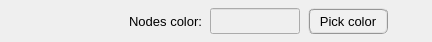
              <widget class="QFrame" name="frame_8">
               <property name="minimumSize">
                <size>
                 <width>320</width>
                 <height>42</height>
                </size>
               </property>
               <property name="maximumSize">
                <size>
                 <width>500</width>
                 <height>42</height>
                </size>
               </property>
               <property name="frameShape">
                <enum>QFrame::NoFrame</enum>
               </property>
               <property name="frameShadow">
                <enum>QFrame::Raised</enum>
               </property>
               <layout class="QGridLayout" name="gridLayout_7">
                <property name="leftMargin">
                 <number>4</number>
                </property>
                <property name="topMargin">
                 <number>4</number>
                </property>
                <property name="rightMargin">
                 <number>4</number>
                </property>
                <property name="bottomMargin">
                 <number>4</number>
                </property>
                <property name="horizontalSpacing">
                 <number>8</number>
                </property>
                <property name="verticalSpacing">
                 <number>4</number>
                </property>
                <item row="0" column="2">
                 <widget class="QLineEdit" name="lineEdit_nodes_color">
                  <property name="enabled">
                   <bool>false</bool>
                  </property>
                  <property name="minimumSize">
                   <size>
                    <width>90</width>
                    <height>26</height>
                   </size>
                  </property>
                  <property name="maximumSize">
                   <size>
                    <width>90</width>
                    <height>26</height>
                   </size>
                  </property>
                  <property name="font">
                   <font>
                    <family>Arial</family>
                    <pointsize>11</pointsize>
                    <weight>75</weight>
                    <italic>false</italic>
                    <bold>true</bold>
                   </font>
                  </property>
                  <property name="styleSheet">
                   <string notr="true"/>
                  </property>
                  <property name="alignment">
                   <set>Qt::AlignCenter</set>
                  </property>
                 </widget>
                </item>
                <item row="0" column="4">
                 <spacer name="horizontalSpacer_13">
                  <property name="orientation">
                   <enum>Qt::Horizontal</enum>
                  </property>
                  <property name="sizeHint" stdset="0">
                   <size>
                    <width>40</width>
                    <height>20</height>
                   </size>
                  </property>
                 </spacer>
                </item>
                <item row="0" column="1">
                 <widget class="QLabel" name="label_6">
                  <property name="minimumSize">
                   <size>
                    <width>160</width>
                    <height>32</height>
                   </size>
                  </property>
                  <property name="maximumSize">
                   <size>
                    <width>160</width>
                    <height>32</height>
                   </size>
                  </property>
                  <property name="font">
                   <font>
                    <pointsize>10</pointsize>
                   </font>
                  </property>
                  <property name="frameShape">
                   <enum>QFrame::NoFrame</enum>
                  </property>
                  <property name="frameShadow">
                   <enum>QFrame::Raised</enum>
                  </property>
                  <property name="text">
                   <string>Nodes color:</string>
                  </property>
                  <property name="alignment">
                   <set>Qt::AlignRight|Qt::AlignTrailing|Qt::AlignVCenter</set>
                  </property>
                 </widget>
                </item>
                <item row="0" column="3">
                 <widget class="QPushButton" name="pushButton_nodes_color">
                  <property name="minimumSize">
                   <size>
                    <width>80</width>
                    <height>26</height>
                   </size>
                  </property>
                  <property name="maximumSize">
                   <size>
                    <width>80</width>
                    <height>26</height>
                   </size>
                  </property>
                  <property name="font">
                   <font>
                    <pointsize>10</pointsize>
                    <weight>50</weight>
                    <italic>false</italic>
                    <bold>false</bold>
                   </font>
                  </property>
                  <property name="styleSheet">
                   <string notr="true">QPushButton{border-radius: 6px; border-color: rgb(150, 150, 150); border-style: ridge; border-width: 2px; color: rgb(0, 0, 0); background-color: rgb(240, 240, 240)}
QPushButton:hover{border-radius: 6px; border-color: rgb(0, 170, 255); border-style: ridge; border-width: 2px; color: rgb(0, 0, 0); background-color: rgba(174, 213, 255, 100)}
QPushButton:pressed{border-radius: 6px; border-color: rgb(0, 170, 255); border-style: ridge; border-width: 2px; color: rgb(0, 0, 0); background-color: rgb(174, 213, 255)}
QPushButton:disabled{border-radius: 6px; border-color: rgb(150, 150, 150); border-style: ridge; border-width: 0px; color: rgb(150,150, 150); background-color: rgb(220, 220, 220)}</string>
                  </property>
                  <property name="text">
                   <string>Pick color</string>
                  </property>
                 </widget>
                </item>
                <item row="0" column="0">
                 <widget class="QFrame" name="frame_9">
                  <property name="minimumSize">
                   <size>
                    <width>30</width>
                    <height>0</height>
                   </size>
                  </property>
                  <property name="frameShape">
                   <enum>QFrame::NoFrame</enum>
                  </property>
                  <property name="frameShadow">
                   <enum>QFrame::Raised</enum>
                  </property>
                 </widget>
                </item>
               </layout>
              </widget>
